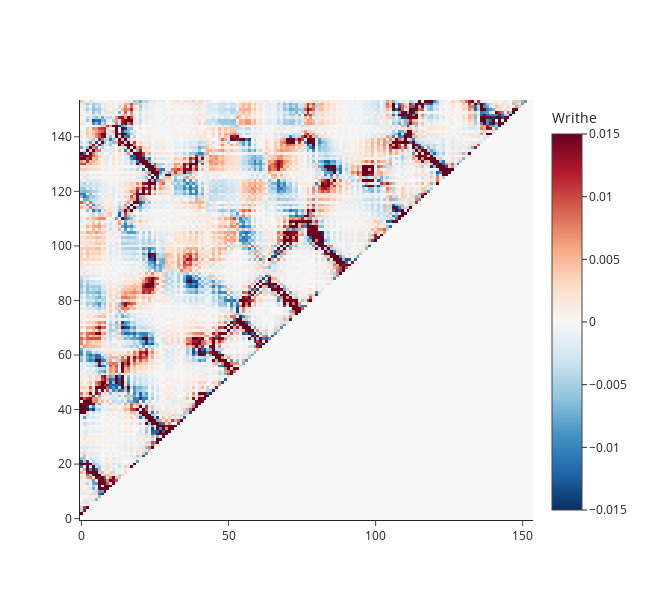

The notebook cell saved with this chart:
### Code cell
sig_arr_A = give_sigma_arr(initial_coords_file)
thr = 0.015
sig_arr_A[np.abs(sig_arr_A) > thr] = thr

fig = go.Figure()
fig.add_trace(go.Heatmap(z=sig_arr_A,
                         colorscale='RdBu_r',
                         zmid=0,
                         smoo
#                          zmin = 0.01,
#                          zmax = 0.01,
#                          color_continuous_midpoint=0, 
#                              color_continuous_scale='RdBu_r',
                         colorbar = dict(title='Writhe')))
fig.update_layout(height=600, width=650, template='simple_white')

### Figure 1 — Plotly figure (JSON) as saved in the notebook; plotly's stock layout.template omitted (floating-point values rounded to 4 significant figures; data arrays with more than 128 entries replaced by an {"elided": "..."} marker saying what was removed)
{"data": [{"colorbar": {"title": {"text": "Writhe"}}, "colorscale": [[0, "rgb(5,48,97)"], [0.1, "rgb(33,102,172)"], [0.2, "rgb(67,147,195)"], [0.3, "rgb(146,197,222)"], [0.4, "rgb(209,229,240)"], [0.5, "rgb(247,247,247)"], [0.6, "rgb(253,219,199)"], [0.7, "rgb(244,165,130)"], [0.8, "rgb(214,96,77)"], [0.9, "rgb(178,24,43)"], [1, "rgb(103,0,31)"]], "type": "heatmap", "z": {"elided": "154x154 float values"}, "zmid": 0}], "layout": {"height": 600, "width": 650}}
